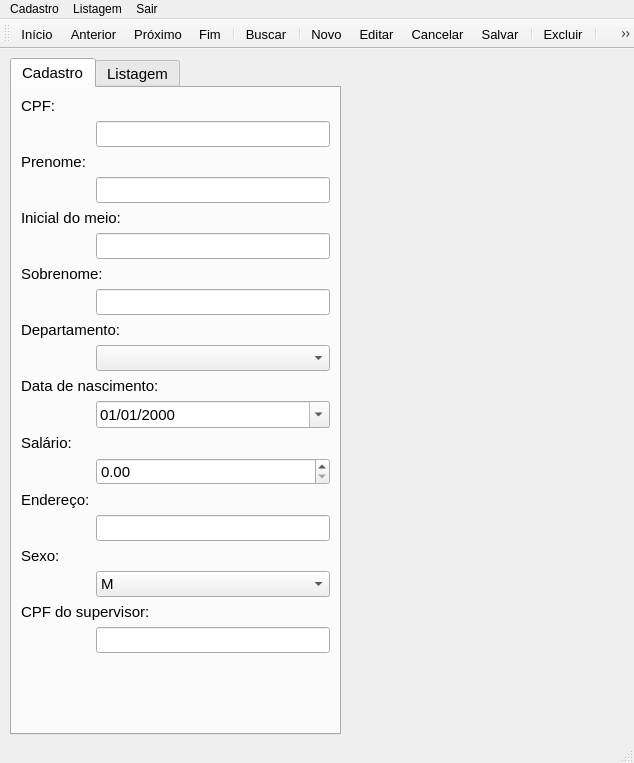
<?xml version="1.0" encoding="UTF-8"?>
<ui version="4.0">
 <class>FrmEmpregado</class>
 <widget class="QMainWindow" name="FrmEmpregado">
  <property name="geometry">
   <rect>
    <x>0</x>
    <y>0</y>
    <width>634</width>
    <height>763</height>
   </rect>
  </property>
  <property name="windowTitle">
   <string>Cadastro de Empregados </string>
  </property>
  <widget class="QWidget" name="centralwidget">
   <widget class="QTabWidget" name="abas">
    <property name="geometry">
     <rect>
      <x>10</x>
      <y>9</y>
      <width>331</width>
      <height>677</height>
     </rect>
    </property>
    <property name="font">
     <font>
      <family>Arial</family>
      <pointsize>11</pointsize>
     </font>
    </property>
    <property name="cursor">
     <cursorShape>ArrowCursor</cursorShape>
    </property>
    <property name="currentIndex">
     <number>0</number>
    </property>
    <widget class="QWidget" name="tabCadastro">
     <attribute name="icon">
      <iconset>
       <selectedon>:/depto/botoes/about.bmp</selectedon>
      </iconset>
     </attribute>
     <attribute name="title">
      <string>Cadastro</string>
     </attribute>
     <attribute name="toolTip">
      <string>Manutenção de registros de departamento</string>
     </attribute>
     <layout class="QFormLayout" name="formLayout">
      <item row="0" column="0">
       <widget class="QLabel" name="label">
        <property name="text">
         <string>CPF:</string>
        </property>
       </widget>
      </item>
      <item row="1" column="1">
       <widget class="QLineEdit" name="edCpf">
        <property name="maxLength">
         <number>9</number>
        </property>
       </widget>
      </item>
      <item row="3" column="0" colspan="2">
       <widget class="QLabel" name="label_2">
        <property name="text">
         <string>Prenome:</string>
        </property>
       </widget>
      </item>
      <item row="4" column="1">
       <widget class="QLineEdit" name="edPreNome"/>
      </item>
      <item row="6" column="0" colspan="2">
       <widget class="QLabel" name="label_3">
        <property name="text">
         <string>Inicial do meio:</string>
        </property>
       </widget>
      </item>
      <item row="8" column="1">
       <widget class="QLineEdit" name="edInicialMeio">
        <property name="maxLength">
         <number>1</number>
        </property>
       </widget>
      </item>
      <item row="10" column="0" colspan="2">
       <widget class="QLabel" name="label_4">
        <property name="text">
         <string>Sobrenome:</string>
        </property>
       </widget>
      </item>
      <item row="12" column="1">
       <widget class="QLineEdit" name="edSobrenome"/>
      </item>
      <item row="14" column="0" colspan="2">
       <widget class="QLabel" name="label_5">
        <property name="text">
         <string>Departamento:</string>
        </property>
       </widget>
      </item>
      <item row="16" column="1">
       <widget class="QComboBox" name="cbDepto"/>
      </item>
      <item row="18" column="0" colspan="2">
       <widget class="QLabel" name="label_6">
        <property name="text">
         <string>Data de nascimento:</string>
        </property>
       </widget>
      </item>
      <item row="21" column="1">
       <widget class="QDateEdit" name="deDataNasc">
        <property name="displayFormat">
         <string>dd/MM/yyyy</string>
        </property>
        <property name="calendarPopup">
         <bool>true</bool>
        </property>
       </widget>
      </item>
      <item row="35" column="0" colspan="2">
       <widget class="QLabel" name="label_10">
        <property name="text">
         <string>CPF do supervisor:</string>
        </property>
       </widget>
      </item>
      <item row="38" column="1">
       <widget class="QLineEdit" name="edSupervisorCpf">
        <property name="maxLength">
         <number>9</number>
        </property>
       </widget>
      </item>
      <item row="22" column="0">
       <widget class="QLabel" name="label_7">
        <property name="text">
         <string>Salário:</string>
        </property>
       </widget>
      </item>
      <item row="23" column="1">
       <widget class="QDoubleSpinBox" name="dsbSalario">
        <property name="maximum">
         <double>999999.989999999990687</double>
        </property>
       </widget>
      </item>
      <item row="24" column="0">
       <widget class="QLabel" name="label_8">
        <property name="text">
         <string>Endereço:</string>
        </property>
       </widget>
      </item>
      <item row="26" column="1">
       <widget class="QLineEdit" name="edEndereco"/>
      </item>
      <item row="30" column="1">
       <widget class="QComboBox" name="cbSexo">
        <item>
         <property name="text">
          <string>M</string>
         </property>
        </item>
        <item>
         <property name="text">
          <string>F</string>
         </property>
        </item>
       </widget>
      </item>
      <item row="28" column="0">
       <widget class="QLabel" name="label_9">
        <property name="text">
         <string>Sexo:</string>
        </property>
       </widget>
      </item>
     </layout>
    </widget>
    <widget class="QWidget" name="tabListagem">
     <attribute name="icon">
      <iconset>
       <selectedon>:/depto/botoes/WINNEXT.BMP</selectedon>
      </iconset>
     </attribute>
     <attribute name="title">
      <string>Listagem</string>
     </attribute>
     <attribute name="toolTip">
      <string>Lista todos os registros de departamento</string>
     </attribute>
     <layout class="QVBoxLayout" name="verticalLayout">
      <item>
       <widget class="QTableWidget" name="tblEmpregado">
        <property name="font">
         <font>
          <pointsize>9</pointsize>
         </font>
        </property>
        <column>
         <property name="text">
          <string>CPF</string>
         </property>
        </column>
        <column>
         <property name="text">
          <string>Nome</string>
         </property>
        </column>
        <column>
         <property name="text">
          <string>Data Nasc</string>
         </property>
        </column>
        <column>
         <property name="text">
          <string>Endereço</string>
         </property>
        </column>
        <column>
         <property name="text">
          <string>Sexo</string>
         </property>
        </column>
        <column>
         <property name="text">
          <string>Salário</string>
         </property>
        </column>
        <column>
         <property name="text">
          <string>Departamento</string>
         </property>
        </column>
        <column>
         <property name="text">
          <string>Gerente</string>
         </property>
        </column>
        <column>
         <property name="text">
          <string>Supervisor</string>
         </property>
        </column>
       </widget>
      </item>
     </layout>
    </widget>
   </widget>
  </widget>
  <widget class="QMenuBar" name="menubar">
   <property name="geometry">
    <rect>
     <x>0</x>
     <y>0</y>
     <width>634</width>
     <height>21</height>
    </rect>
   </property>
   <widget class="QMenu" name="menuCadastro">
    <property name="title">
     <string>Cadastro</string>
    </property>
    <widget class="QMenu" name="menuConex_o">
     <property name="title">
      <string>Conexão</string>
     </property>
     <widget class="QMenu" name="menuSQL_Server">
      <property name="title">
       <string>SQL Server</string>
      </property>
      <addaction name="actionDesktop"/>
      <addaction name="actionServidor"/>
     </widget>
     <addaction name="menuSQL_Server"/>
     <addaction name="actionMySQL"/>
     <addaction name="actionOracle"/>
    </widget>
    <addaction name="menuConex_o"/>
    <addaction name="separator"/>
    <addaction name="actionSair"/>
   </widget>
   <widget class="QMenu" name="menuListagem">
    <property name="title">
     <string>Listagem</string>
    </property>
   </widget>
   <widget class="QMenu" name="menuSair">
    <property name="title">
     <string>Sair</string>
    </property>
   </widget>
   <addaction name="menuCadastro"/>
   <addaction name="menuListagem"/>
   <addaction name="menuSair"/>
  </widget>
  <widget class="QStatusBar" name="statusbar"/>
  <widget class="QToolBar" name="toolBar">
   <property name="font">
    <font>
     <pointsize>10</pointsize>
    </font>
   </property>
   <property name="windowTitle">
    <string>toolBar</string>
   </property>
   <property name="toolButtonStyle">
    <enum>Qt::ToolButtonTextUnderIcon</enum>
   </property>
   <attribute name="toolBarArea">
    <enum>TopToolBarArea</enum>
   </attribute>
   <attribute name="toolBarBreak">
    <bool>false</bool>
   </attribute>
   <addaction name="acao_Inicio"/>
   <addaction name="acao_Anterior"/>
   <addaction name="acao_Proximo"/>
   <addaction name="acao_Fim"/>
   <addaction name="separator"/>
   <addaction name="acao_Buscar"/>
   <addaction name="separator"/>
   <addaction name="acao_Novo"/>
   <addaction name="acao_Editar"/>
   <addaction name="acao_Cancelar"/>
   <addaction name="acao_Salvar"/>
   <addaction name="separator"/>
   <addaction name="acao_Excluir"/>
   <addaction name="separator"/>
   <addaction name="acao_Sair"/>
  </widget>
  <action name="actionSair">
   <property name="text">
    <string>Sair</string>
   </property>
  </action>
  <action name="actionOracle">
   <property name="text">
    <string>Oracle</string>
   </property>
  </action>
  <action name="actionMySQL">
   <property name="text">
    <string>MySQL</string>
   </property>
  </action>
  <action name="actionDesktop">
   <property name="text">
    <string>Desktop</string>
   </property>
  </action>
  <action name="actionServidor">
   <property name="text">
    <string>Servidor</string>
   </property>
  </action>
  <action name="acao_Inicio">
   <property name="icon">
    <iconset resource="recursos.qrc">
     <normaloff>:/depto/botoes/first.bmp</normaloff>:/depto/botoes/first.bmp</iconset>
   </property>
   <property name="text">
    <string>&amp;Início</string>
   </property>
   <property name="toolTip">
    <string>Exibe o primeiro registro</string>
   </property>
  </action>
  <action name="acao_Anterior">
   <property name="icon">
    <iconset resource="recursos.qrc">
     <normaloff>:/depto/botoes/prior.bmp</normaloff>:/depto/botoes/prior.bmp</iconset>
   </property>
   <property name="text">
    <string>&amp;Anterior</string>
   </property>
   <property name="toolTip">
    <string>Exibe o registro anterior ao atual</string>
   </property>
  </action>
  <action name="acao_Proximo">
   <property name="icon">
    <iconset resource="recursos.qrc">
     <normaloff>:/depto/botoes/next.bmp</normaloff>:/depto/botoes/next.bmp</iconset>
   </property>
   <property name="text">
    <string>&amp;Próximo</string>
   </property>
   <property name="toolTip">
    <string>Exibe o registro seguinte ao atual</string>
   </property>
  </action>
  <action name="acao_Fim">
   <property name="icon">
    <iconset resource="recursos.qrc">
     <normaloff>:/depto/botoes/last.bmp</normaloff>:/depto/botoes/last.bmp</iconset>
   </property>
   <property name="text">
    <string>&amp;Fim</string>
   </property>
   <property name="toolTip">
    <string>Exibe o último registro</string>
   </property>
  </action>
  <action name="acao_Buscar">
   <property name="icon">
    <iconset resource="recursos.qrc">
     <normaloff>:/depto/botoes/Oeil2.bmp</normaloff>:/depto/botoes/Oeil2.bmp</iconset>
   </property>
   <property name="text">
    <string>&amp;Buscar</string>
   </property>
   <property name="toolTip">
    <string>Busca o departamento do número informado</string>
   </property>
  </action>
  <action name="acao_Novo">
   <property name="icon">
    <iconset resource="recursos.qrc">
     <normaloff>:/depto/botoes/Add.bmp</normaloff>:/depto/botoes/Add.bmp</iconset>
   </property>
   <property name="text">
    <string>&amp;Novo</string>
   </property>
   <property name="toolTip">
    <string>Inicia a inclusão de um novo registro</string>
   </property>
  </action>
  <action name="acao_Editar">
   <property name="icon">
    <iconset resource="recursos.qrc">
     <normaloff>:/depto/botoes/COPY.BMP</normaloff>:/depto/botoes/COPY.BMP</iconset>
   </property>
   <property name="text">
    <string>&amp;Editar</string>
   </property>
   <property name="toolTip">
    <string>Inicia a alteração do registro atual</string>
   </property>
  </action>
  <action name="acao_Salvar">
   <property name="icon">
    <iconset resource="recursos.qrc">
     <normaloff>:/depto/botoes/Save.bmp</normaloff>:/depto/botoes/Save.bmp</iconset>
   </property>
   <property name="text">
    <string>&amp;Salvar</string>
   </property>
   <property name="toolTip">
    <string>Salva o registro incluído ou alterado</string>
   </property>
  </action>
  <action name="acao_Excluir">
   <property name="icon">
    <iconset resource="recursos.qrc">
     <normaloff>:/depto/botoes/Minus.bmp</normaloff>:/depto/botoes/Minus.bmp</iconset>
   </property>
   <property name="text">
    <string>E&amp;xcluir</string>
   </property>
   <property name="toolTip">
    <string>Exclui o registro atual</string>
   </property>
  </action>
  <action name="acao_Sair">
   <property name="icon">
    <iconset resource="recursos.qrc">
     <normaloff>:/depto/botoes/CLOSE1.BMP</normaloff>:/depto/botoes/CLOSE1.BMP</iconset>
   </property>
   <property name="text">
    <string>Sair</string>
   </property>
   <property name="toolTip">
    <string>Fecha o formulário e termina o programa</string>
   </property>
  </action>
  <action name="acao_Cancelar">
   <property name="icon">
    <iconset resource="recursos.qrc">
     <normaloff>:/depto/botoes/UNDO.BMP</normaloff>:/depto/botoes/UNDO.BMP</iconset>
   </property>
   <property name="text">
    <string>Cancelar</string>
   </property>
   <property name="toolTip">
    <string>Cancela a operação atual e retorna à navegação</string>
   </property>
  </action>
 </widget>
 <resources>
  <include location="recursos.qrc"/>
 </resources>
 <connections/>
</ui>
